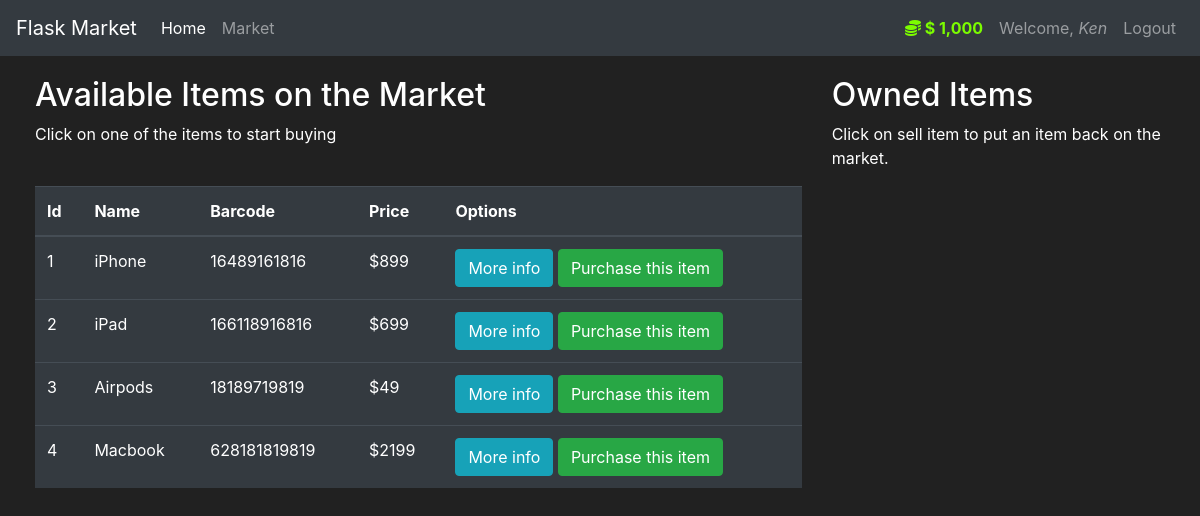
The app's page /market (signed in) with its own data.
### market/models.py (models this page shows, shortened)
class User(db.Model, UserMixin):
    id = db.Column(db.Integer(), primary_key=True)
    username = db.Column(db.String(length=30), nullable=False, unique=True)
    email = db.Column(db.String(length=50), nullable=False, unique=True)
    password_hash = db.Column(db.String(length=60), nullable=False)
    budget = db.Column(db.Integer(), default=1000)
    items = db.relationship("Item", backref="owned_user", lazy=True)
    @property
    def prettier_budget(self):
        if len(str(self.budget)) >= 4:
            return f"$ {str(self.budget)[:-3]},{str(self.budget)[-3:]}"
        else:
            return f"$ {self.budget}"
    @property
    def password(self):
        return self.password

class Item(db.Model):
    id = db.Column(db.Integer(), primary_key=True)
    name = db.Column(db.String(length=30), nullable=False, unique=True)
    barcode = db.Column(db.String(length=12), nullable=False, unique=True)
    price = db.Column(db.Integer(), nullable=False)
    description = db.Column(db.String(length=1024), nullable=False, unique=True)
    owner = db.Column(db.Integer(), db.ForeignKey("user.id"))

### market/routes.py (the view, shortened to what this page needs)
@app.route("/market", methods=["POST", "GET"])
@login_required
def market_page():
    purchase_form = PurchaseItemForm()
    selling_form = SellItemForm()
    if request.method == "GET":
        items = Item.query.filter_by(owner=None)
        owned_items = Item.query.filter_by(owner=current_user.id)
        return render_template("market.html", items=items, purchase_form=purchase_form, owned_items=owned_items,
                               selling_form=selling_form)

### market/models.py (called while the page is built)
@login_manager.user_loader
def load_user(user_id):
    return User.query.get(int(user_id))

### market/templates/market.html (shortened to what this page needs)
{% extends "base.html" %}
{% block content %}
<div class="row">
    <div class="col-8">
        <h2>
            Available Items on the Market
        </h2>
        <p>Click on one of the items to start buying</p>
        <br>
        <table class="table table-hover table-dark">
            <thead>
            <tr>
                <th scope="col">Id</th>
                <th scope="col">Name</th>
                <th scope="col">Barcode</th>
                <th scope="col">Price</th>
                <th scope="col">Options</th>
            </tr>
            </thead>
            <tbody>
            {% for item in items %}
            <tr>
                <td>{{ item.id }}</td>
                <td>{{ item.name }}</td>
                <td>{{ item.barcode }}</td>
                <td>${{ item.price }}</td>
                <td>
                    <button class="btn btn-outline btn-info" data-toggle="modal"
                            data-target="#Modal-MoreInfo-{{ item.id }}">More info
                    </button>
                    <button class="btn btn-outline btn-success" data-toggle="modal"
                            data-target="#Modal-PurchaseConfirm-{{ item.id }}">Purchase this item
                    </button>
                </td>
            </tr>
            {% endfor %}
            </tbody>
        </table>
    </div>
    <div class="col-4">
        <h2>Owned Items</h2>
        <p>Click on sell item to put an item back on the market.</p>
        <br>
    </div>
</div>
{% endblock %}

### market/templates/base.html (shortened to what this page needs)
<!doctype html>
<html lang="en">
   <head>
      <link rel="stylesheet" href="https://use.fontawesome.com/releases/v5.7.1/css/all.css">
      <link rel="stylesheet" href="https://cdn.jsdelivr.net/npm/bootstrap@4.5.3/dist/css/bootstrap.min.css">
      <link rel="stylesheet" type="text/css" href="./static/css/styles.css">
   </head>
   <body>
      <nav class="navbar navbar-expand-md navbar-dark bg-dark">
         <a class="navbar-brand" href="/">Flask Market</a>
         <div class="collapse navbar-collapse" id="navbarNav">
           <ul class="navbar-nav mr-auto">
               <li class="nav-item active">
                   <a class="nav-link" href="{{ url_for('home_page') }}">Home <span class="sr-only">(current)</span></a>
               </li>
               <li class="nav-item">
                   <a class="nav-link" href="{{ url_for('market_page') }}">Market</a>
               </li>
           </ul>
             {% if current_user.is_authenticated %}
                <ul class="navbar-nav">
                    <li class="nav-item">
                       <a class="nav-link coin">
                           <i class="fas fa-coins"> </i>
                           {{ current_user.prettier_budget }}
                       </a>
                    </li>
                    <li class="nav-item">
                       <a class="nav-link">Welcome, <em>{{ current_user.username }}</em></a>
                    </li>
                    <li class="nav-item">
                       <a class="nav-link" href="{{url_for('logout_page') }}">Logout</a>
                    </li>
                </ul>
             {% endif %}
         </div>
       </nav>
      {% block content %}
      {% endblock %}
   </body>
</html>

### market/static/css/styles.css (style rules this page uses)
body { background-color: #212121; color: white; }
a.coin { color: #7CFC00 !important; font-weight: bold; }
.row { margin-top: 20px; margin-left: 20px; }

### records on screen
User: prettier_budget "$ 1,000", username "Ken"
Item: id "1", name "iPhone", barcode "16489161816", price "899"
Item: id "2", name "iPad", barcode "166118916816", price "699"
Item: id "3", name "Airpods", barcode "18189719819", price "49"
Item: id "4", name "Macbook", barcode "628181819819", price "2199"
